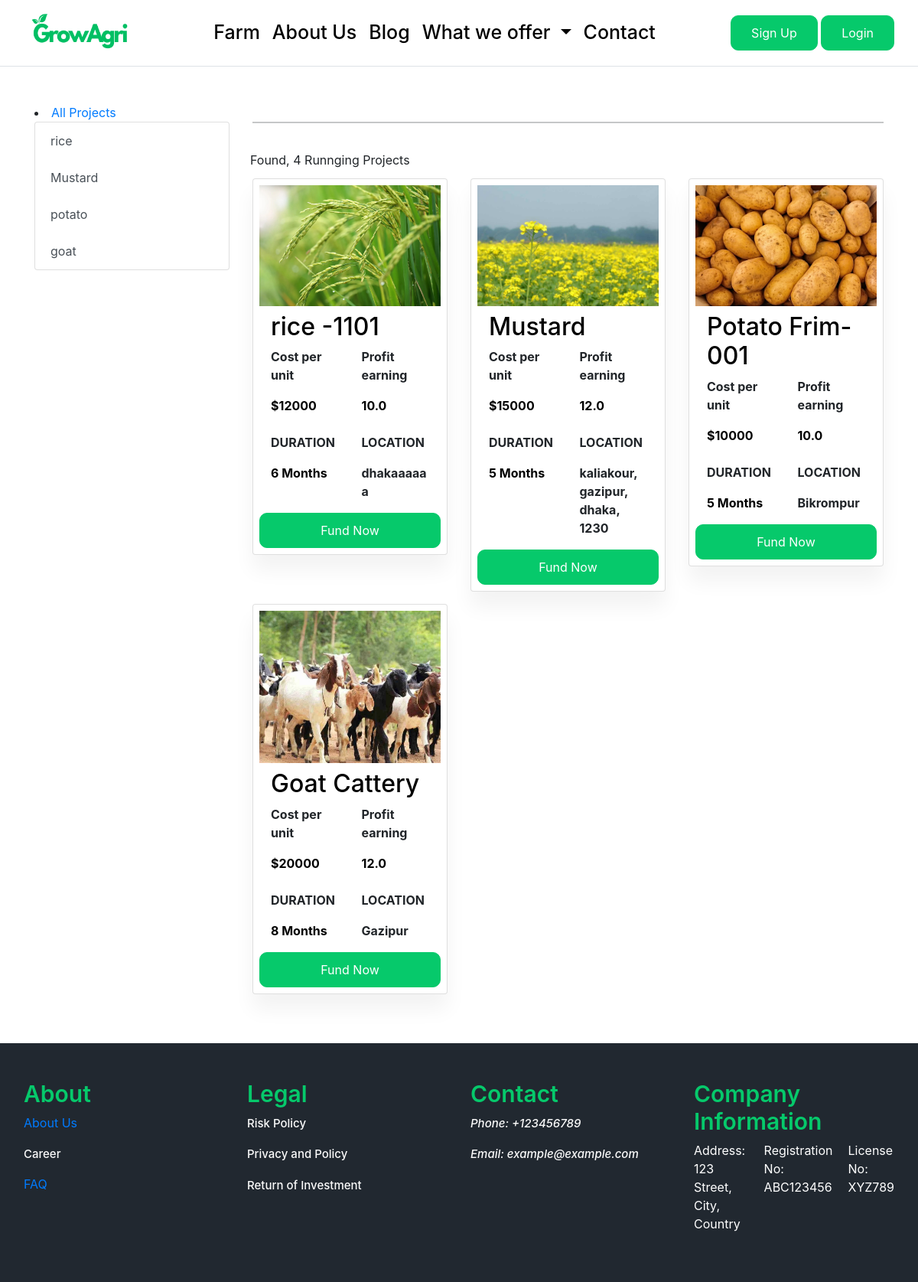
The app's page /farm/, older data.
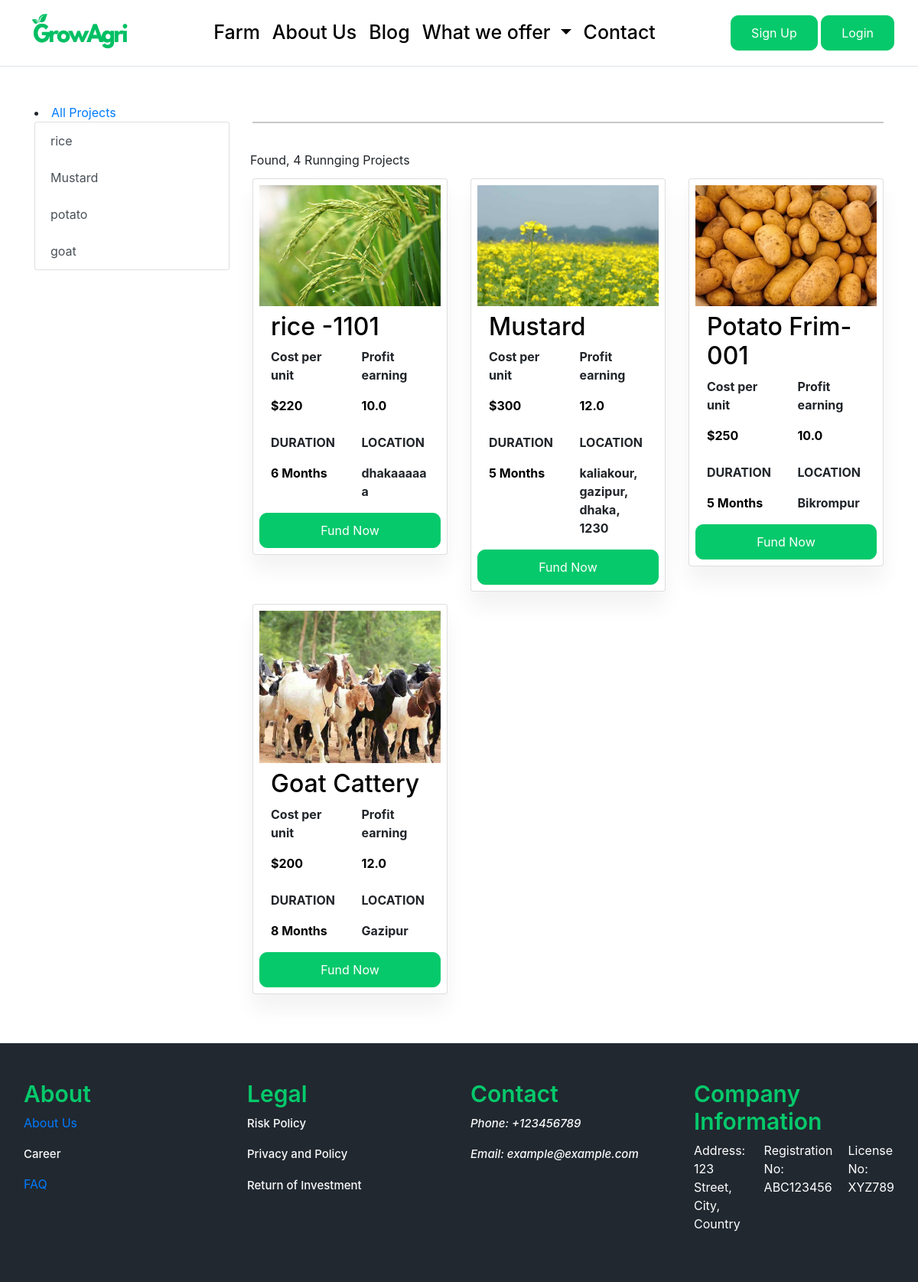
The same page, newer data.
### projects/models.py (models this page shows, shortened)
class CropType(models.Model):
    croptype_name = models.CharField(max_length=50, unique=True)  #category_name
    slug = models.SlugField(max_length=100, unique=True, blank=True)
    description = models.TextField(max_length=255, blank=True)
    crop_image = models.ImageField(upload_to='croptype_images/', blank=True)
    class Meta:
        verbose_name = 'croptype'
        verbose_name_plural = 'croptypes'
    def get_url(self):
        return reverse('farms_by_croptype', args=[self.slug])

### farm/models.py (models this page shows, shortened)
class Farm(models.Model):
    farm_name = models.CharField(max_length=200, unique=True)
    slug = models.SlugField(max_length=200, unique=True, blank=True)
    description = models.TextField(max_length=500, blank=True)
    price = models.IntegerField()
    images = models.ImageField(upload_to='photos/farm')
    stock = models.IntegerField()
    is_available = models.BooleanField(default=True)
    category = models.ForeignKey(CropType, on_delete=models.CASCADE)
    created_date = models.DateTimeField(auto_now_add=True)
    modified_date = models.DateTimeField(auto_now=True)
    campaign_status = models.CharField(max_length=20, choices=[('draft', 'Draft'), ('active', 'Active'), ('completed', 'Completed')], default='draft')
    location = models.CharField(max_length=200, default='')  # Location of the farm
    duration = models.IntegerField(default=None, null=True, blank=True)
    custom_percentage = models.FloatField(validators=[MinValueValidator(0)], null=True, blank=True)

### farm/views.py (the view)
# urls.py: path('farm/', include('farm.urls')),
def farm(request, crop_slug=None):
    croptype = None
    farms = None
    if crop_slug:
        croptype = get_object_or_404(CropType, slug=crop_slug)
        farms = Farm.objects.filter(category=croptype, is_available=True)  # Filter by category field
        farms_count = farms.count()
    else:
        farms = Farm.objects.filter(is_available=True)
        farms_count = farms.count()
    context = {
        'croptype': croptype,
        'farms': farms,
        'farms_count': farms_count,
    }
    return render(request, 'farm/farm.html', context)

### carts/context_processors.py (called while the page is built)
def counter(request):
    cart_count = 0
    if 'admin' in request.path:
        return {}
    else:
        try:
            cart = Cart.objects.filter(cart_id=_cart_id(request))
            if request.user.is_authenticated:
                cart_items = CartItem.objects.all().filter(user=request.user)
            else:
                cart_items = CartItem.objects.filter(cart=cart[:1])
            for cart_item in cart_items:
                cart_count += cart_item.quantity
        except Cart.DoesNotExist:
            cart_count = 0
    return {'cart_count': cart_count}

### carts/views.py (called while the page is built)
def _cart_id(request):
    cart = request.session.session_key
    if not cart:
        cart = request.session.create()
    return cart

### projects/context_processors.py (called while the page is built)
def menu_links(request):
    links = CropType.objects.all()
    return dict(links=links)

### templates/farm/farm.html (shortened to what this page needs)
{% extends "base.html" %}
{% load static %}
{% block content %}
<div class="helping_farmer_container my-5">
    <div class="container">
        <div class="row">
            <div class="col-md-3">
                <li> <a href="{% url 'farm' %}" > All Projects </a></li>
                <div class="list-group">
                    {% for crop_type in links %}
                        <a href="{{ crop_type.get_url }}" class="list-group-item list-group-item-action">{{ crop_type.croptype_name }}</a>
                    {% endfor %}
                </div>
            </div>
            <div class="col-md-9">
                <hr class="my-4">
                <div class="row">
                    <div class="form-inline">
                        <span class="mr-md-auto"> Found,  {{ farms_count }} Runnging Projects </span>
                        <br> </br>
                    </div>
                    {% for farm in farms %}
                    <div class="col-md-4 col-sm-12 mb-3">
                        <div class="card p-2">
                            <div class="d-flex justify-content-center">
                                <img src="{{ farm.images.url }}" class="img-fluid" style="max-height: 200px; width: auto;" alt="">
                            </div>
                            <div class="container my-2">
                                <h2 class="text_color">{{ farm.farm_name }}</h2>
                                <div class="row">
                                    <div class="col-md-6 col-sm-12">
                                        <p class="fw-bold">Cost per unit</p>
                                        <p class="fw-bold text_color">${{ farm.price }} </p>
                                    </div>
                                    <div class="col-md-6 col-sm-12">
                                        <p class="fw-bold">Profit earning</p>
                                        <p class="fw-bold text_color">{{ farm.custom_percentage }} </p>
                                    </div>
                                </div>
                            </div>
                            <div class="container">
                                <div class="row">
                                    <div class="col-md-6 col-sm-12">
                                        <p class="fw-bold">DURATION</p>
                                        <p class="fw-bold text_color"> {{ farm.duration }} Months</p>
                                    </div>
                                    <div class="col-md-6 col-sm-12">
                                        <p class="fw-bold">LOCATION</p>
                                        <p class="fw-bold">{{ farm.location }}</p>
                                    </div>
                                </div>
                            </div>
                            <a href="{% url 'farm_detail' crop_slug=farm.category.slug farm_slug=farm.slug %}" class="btn btn-primary custom_button">Fund Now</a>
                        </div>
                    </div>
                    {% endfor %}
                </div>
            </div>
        </div>
    </div>
</div>
{% endblock content %}

### templates/base.html (shortened to what this page needs)
{% load static %}
{%load static %}
<!doctype html>
<html lang="en">
<head>
    <link href="https://cdn.jsdelivr.net/npm/bootstrap@5.0.2/dist/css/bootstrap.min.css" rel="stylesheet"
>
        <link rel="stylesheet" href="https://cdn.jsdelivr.net/npm/bootstrap@4.0.0/dist/css/bootstrap.min.css">
    <link href="https://cdnjs.cloudflare.com/ajax/libs/font-awesome/5.15.4/css/all.min.css" rel="stylesheet">
    <link rel="stylesheet" href="{% static 'css/style.css' %}">
</head>
<body>
    {% include 'includes/header.html' %}
    {% block content%}
    {% endblock content %}
    {% include 'includes/footer.html' %}
</body>
</html>

### templates/includes/header.html (shortened to what this page needs)
{% load static %}
<nav class="navbar navbar-expand-lg border-bottom navbar-light">
    <div class="container-fluid">
        <a class="mb-0 h1 logo_text" href="{% url 'home' %}">
            <img src="{% static 'images/logo.png' %}" height="70" width="150" alt="">
        </a>
        <div class="collapse navbar-collapse" id="navbarSupportedContent">
            <ul class="navbar-nav mx-auto mb-2 mb-lg-0">
                <li class="nav-item">
                    <a class="nav-link link_item" href="{% url 'farm' %}">Farm</a>
                </li>
                <li class="nav-item">
                    <a class="nav-link link_item" href="{% url 'about-us' %}">About Us</a>
                </li>
                <li class="nav-item">
                    <a class="nav-link link_item" href="{% url 'blog_list' %}">Blog</a>
                </li>
                <li class="nav-item dropdown">
                    <a class="nav-link link_item dropdown-toggle" href="#" id="navbarDropdown" role="button" data-toggle="dropdown" aria-haspopup="true" aria-expanded="false">
                        What we offer
                    </a>
                </li>
                <li class="nav-item">
                    <a class="nav-link link_item" href="#">Contact</a>
                </li>
            </ul>
            {% if user.is_authenticated %}
            <div class="d-flex align-items-center me-5">
                <div class="dropdown me-3">
                    <button class="dropdown-toggle user_toggle" type="button" id="dropdownMenuButton1"
                        data-bs-toggle="dropdown" aria-expanded="false">
                        <i class="fa fa-user" aria-hidden="true"></i>
                    </button>
                    <ul class="dropdown-menu me-5 mt-3" aria-labelledby="dropdownMenuButton1">
                        <li><a class="dropdown-item" href="{% url 'dashboard' %}">Dashboard</a></li>
                        <li><a class="dropdown-item" href="{% url 'logout' %}">Logout</a></li>
                    </ul>
                </div>
                <div class="me-3">
                    <p class="m-0 m-0 fw-bold"> {{ user.first_name }} </p>
                    <p class="m-0 m-0">Funder</p>
                </div>
            </div>
            {% else %}
            <div>
                <a href="{% url 'register' %}" class="btn btn-primary custom_button">Sign Up</a>
                <a href="{% url 'login' %}" class="btn btn-outline-secondary custom_button">Login</a>
            </div>
            {% endif %}
        </div>
    </div>
</nav>

### templates/script.html (shortened to what this page needs)
{% load static %}

### templates/includes/footer.html
{% load static%}
<link rel="stylesheet" href="{% static 'css/style.css' %}">
    <div class="footer_container px-3 py-5">
        <div class="container-fluid">
            <div class="row">
                <div class="col-md-3 col-sm-12">
                    <h3 class="footer_menu_header">About</h3>
                    <div>
                        <p><a href="{% url 'about-us' %}">About Us</a></p>
                        <p><a href="#" class="footer_link">Career</a></p>
                        <p><a href="{% url 'faq' %}">FAQ</a></p>
                    </div>
                </div>
                <div class="col-md-3 col-sm-12">
                    <h3 class="footer_menu_header">Legal</h3>
                    <div>
                        <p><a href="#" class="footer_link">Risk Policy</a></p>
                        <p><a href="#" class="footer_link">Privacy and Policy</a></p>
                        <p><a href="#" class="footer_link">Return of Investment</a></p>
                    </div>
                </div>
                <div class="col-md-3 col-sm-12">
                    <h3 class="footer_menu_header">Contact</h3>
                    <div>
                        <p><i class="footer_link">Phone: +123456789 </i></p>
                        <p><i class="footer_link">Email: example@example.com </i></p>
                    </div>
                </div>
                <div class="col-md-3 col-sm-12">
                    <h3 class="footer_menu_header">Company Information</h3>
                    <div style="display: flex; flex-direction: row;">
                        <p style="color: white; margin-right: 20px;">Address: 123 Street, City, Country</p>
                        <p style="color: white; margin-right: 20px;">Registration No: ABC123456</p>
                        <p style="color: white;">License No: XYZ789</p>
                    </div>
                </div>
            </div>
        </div>
    </div>

### static/css/style.css (style rules this page uses)
.logo_text { color: #0c0c0c; text-decoration: none; font-size: 50px; }
.link_item { color: #000000 !important; font-size: 25px; font-weight: 500; }
.footer_container { background-color: #212830; }
.footer_menu_header { color: #06C96B; font-size: 30px; font-weight: 600; }
.footer_link { color: rgb(250, 250, 250); text-decoration: none; font-size: 15px; font-weight: 500; }
.custom_button { background-color: #06C96B; border: none; padding: 10px 26px; border-radius: 10px; color: white; border: 1px solid #06C96B; transition: 0.3s; }
.text_color { color: #000000; }
.card { box-shadow: 0 20px 27px 0 rgb(0 0 0 / 5%); }

Row changes from the older to the newer data that the page shows:
changed Farm "rice -1101": price "12000" → "220"
changed Farm "Mustard": price "15000" → "300"
changed Farm "Potato Frim-001": price "10000" → "250"
changed Farm "Goat Cattery": price "20000" → "200"
